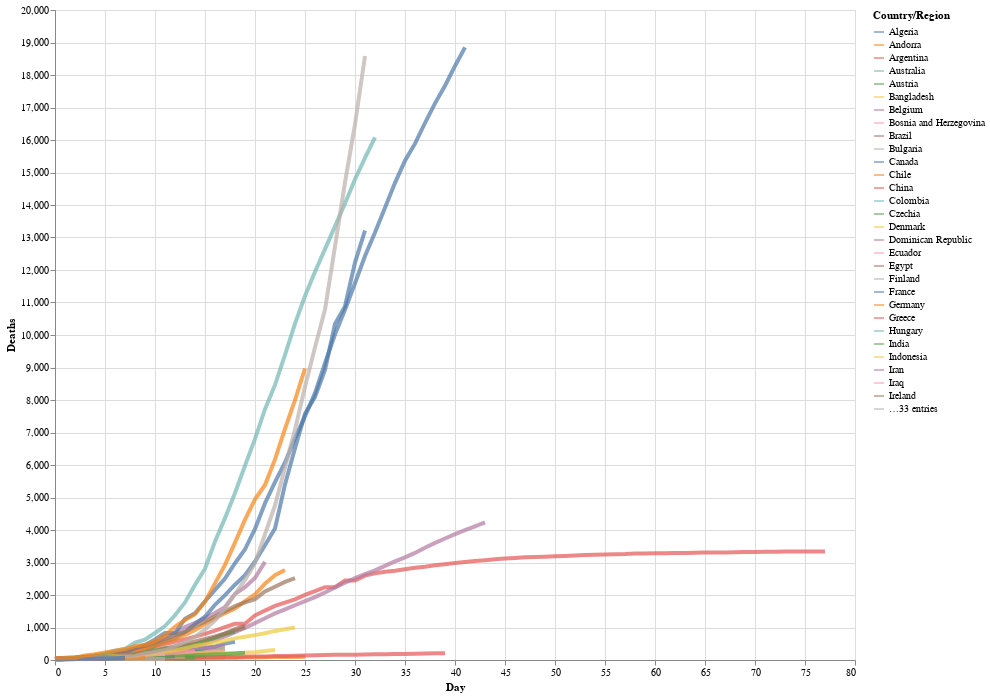

This figure's notebook cell:
### Markdown cell above
We can now customize the code to thicken the line width, to alter the opacity, and to make the chart larger:

### Code cell
# altair plot 
alt.Chart(deaths_long).mark_line(strokeWidth=4, opacity=0.7).encode(
    x='Day',
    y='Deaths',
    color='Country/Region'
).properties(
    width=800,
    height=650
)

### Figure 1 — Vega-Lite specification as saved in the notebook (floating-point values rounded to 4 significant figures; data arrays with more than 128 entries replaced by an {"elided": "..."} marker saying what was removed)
{"config": {"view": {"continuousWidth": 400, "continuousHeight": 300}}, "data": {"name": "data-551dd8cc8f349dafb17080fc48cbdd24"}, "mark": {"type": "line", "opacity": 0.7, "strokeWidth": 4}, "encoding": {"color": {"type": "nominal", "field": "Country/Region"}, "x": {"type": "quantitative", "field": "Day"}, "y": {"type": "quantitative", "field": "Deaths"}}, "height": 650, "width": 800, "$schema": "https://vega.github.io/schema/vega-lite/v4.8.1.json", "datasets": {"data-551dd8cc8f349dafb17080fc48cbdd24": {"elided": "4960 records"}}}
